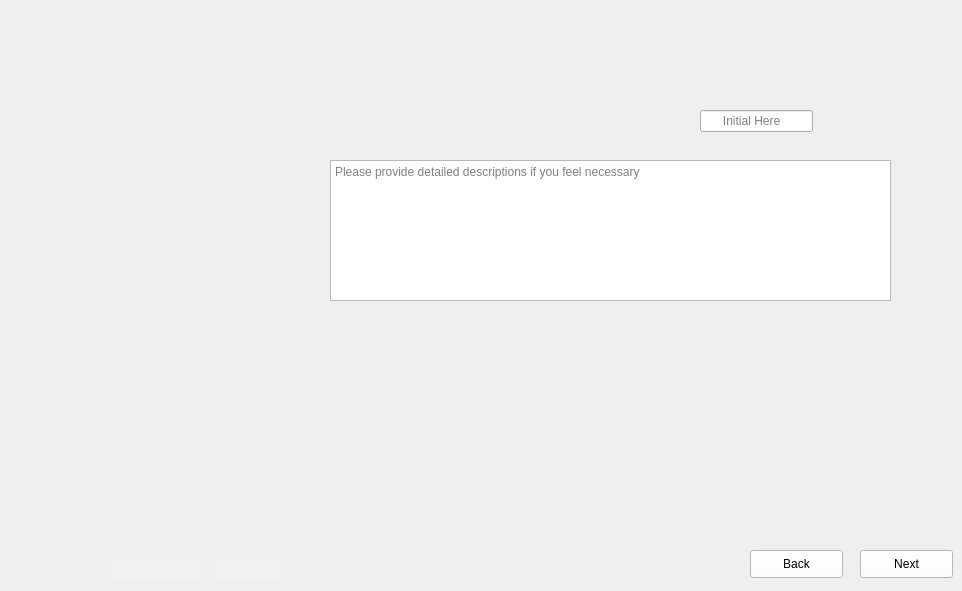
      <widget class="QWidget" name="Mount_Piezo_Wafer_2">
       <property name="maximumSize">
        <size>
         <width>1024</width>
         <height>600</height>
        </size>
       </property>
       <property name="styleSheet">
        <string notr="true">border-image: url(:/images/images/Mount_Piezo_Wafer_2.PNG);</string>
       </property>
       <widget class="QLineEdit" name="Mount_Piezo_Wafer_2_Data">
        <property name="enabled">
         <bool>true</bool>
        </property>
        <property name="geometry">
         <rect>
          <x>700</x>
          <y>110</y>
          <width>113</width>
          <height>22</height>
         </rect>
        </property>
        <property name="styleSheet">
         <string notr="true">color: rgb(0, 0, 0);
border-image:None;</string>
        </property>
        <property name="text">
         <string/>
        </property>
        <property name="maxLength">
         <number>32767</number>
        </property>
        <property name="placeholderText">
         <string>      Initial Here</string>
        </property>
       </widget>
       <widget class="QTextEdit" name="Mount_Piezo_Wafer_2_Comments">
        <property name="geometry">
         <rect>
          <x>330</x>
          <y>160</y>
          <width>561</width>
          <height>141</height>
         </rect>
        </property>
        <property name="styleSheet">
         <string notr="true">border-image:None;
</string>
        </property>
        <property name="placeholderText">
         <string>Please provide detailed descriptions if you feel necessary</string>
        </property>
       </widget>
       <widget class="QPushButton" name="Mount_Piezo_Wafer_2_Next">
        <property name="geometry">
         <rect>
          <x>860</x>
          <y>550</y>
          <width>93</width>
          <height>28</height>
         </rect>
        </property>
        <property name="styleSheet">
         <string notr="true">QPushButton{
background-color: rgb(255, 255, 255);
height: 35px;
border-image:None;
}
QPushButton::hover{
background-color: rgb(0, 0, 255);
}
QPushButton:pressed{
padding-top:7px;
padding-top:7px;
}</string>
        </property>
        <property name="text">
         <string>Next</string>
        </property>
        <property name="iconSize">
         <size>
          <width>20</width>
          <height>20</height>
         </size>
        </property>
        <property name="autoDefault">
         <bool>false</bool>
        </property>
       </widget>
       <widget class="QPushButton" name="Mount_Piezo_Wafer_2_Back">
        <property name="geometry">
         <rect>
          <x>750</x>
          <y>550</y>
          <width>93</width>
          <height>28</height>
         </rect>
        </property>
        <property name="styleSheet">
         <string notr="true">QPushButton{
background-color: rgb(255, 255, 255);
height: 35px;
border-image:None;
}
QPushButton::hover{
background-color: rgb(0, 0, 255);
}
QPushButton:pressed{
padding-top:7px;
padding-top:7px;
}</string>
        </property>
        <property name="text">
         <string>Back</string>
        </property>
        <property name="iconSize">
         <size>
          <width>20</width>
          <height>20</height>
         </size>
        </property>
        <property name="autoDefault">
         <bool>false</bool>
        </property>
       </widget>
       <widget class="QLineEdit" name="Mount_Piezo_Wafer_2_Initial">
        <property name="geometry">
         <rect>
          <x>210</x>
          <y>560</y>
          <width>71</width>
          <height>22</height>
         </rect>
        </property>
        <property name="styleSheet">
         <string notr="true">QLineEdit{
background-color: rgb(240, 240, 240);
border: none;
border-image:None;
}</string>
        </property>
       </widget>
       <widget class="QLineEdit" name="Mount_Piezo_Wafer_2_Dates">
        <property name="geometry">
         <rect>
          <x>110</x>
          <y>560</y>
          <width>91</width>
          <height>22</height>
         </rect>
        </property>
        <property name="styleSheet">
         <string notr="true">QLineEdit{
background-color: rgb(240, 240, 240);
border: none;
border-image:None;
}</string>
        </property>
       </widget>
      </widget>
